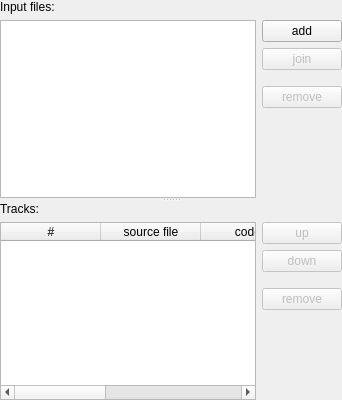
         <widget class="QSplitter" name="trackSplitter">
          <property name="orientation">
           <enum>Qt::Vertical</enum>
          </property>
          <widget class="QWidget" name="layoutWidget11">
           <layout class="QVBoxLayout" name="verticalLayout_3" stretch="0,0">
            <item>
             <widget class="QLabel" name="label_3">
              <property name="text">
               <string>Input files:</string>
              </property>
             </widget>
            </item>
            <item>
             <layout class="QHBoxLayout" name="horizontalLayout">
              <item>
               <widget class="QListWidget" name="inputFilesLV">
                <property name="sizePolicy">
                 <sizepolicy hsizetype="Expanding" vsizetype="MinimumExpanding">
                  <horstretch>0</horstretch>
                  <verstretch>0</verstretch>
                 </sizepolicy>
                </property>
                <property name="minimumSize">
                 <size>
                  <width>0</width>
                  <height>100</height>
                 </size>
                </property>
                <property name="maximumSize">
                 <size>
                  <width>16777215</width>
                  <height>16777215</height>
                 </size>
                </property>
                <property name="acceptDrops">
                 <bool>true</bool>
                </property>
                <property name="selectionBehavior">
                 <enum>QAbstractItemView::SelectRows</enum>
                </property>
               </widget>
              </item>
              <item>
               <layout class="QVBoxLayout" name="verticalLayout">
                <item>
                 <widget class="QPushButton" name="addBtn">
                  <property name="sizePolicy">
                   <sizepolicy hsizetype="Minimum" vsizetype="Fixed">
                    <horstretch>0</horstretch>
                    <verstretch>0</verstretch>
                   </sizepolicy>
                  </property>
                  <property name="text">
                   <string>add</string>
                  </property>
                  <property name="default">
                   <bool>false</bool>
                  </property>
                  <property name="flat">
                   <bool>false</bool>
                  </property>
                 </widget>
                </item>
                <item>
                 <widget class="QPushButton" name="btnAppend">
                  <property name="enabled">
                   <bool>false</bool>
                  </property>
                  <property name="text">
                   <string>join</string>
                  </property>
                 </widget>
                </item>
                <item>
                 <spacer name="verticalSpacer">
                  <property name="orientation">
                   <enum>Qt::Vertical</enum>
                  </property>
                  <property name="sizeType">
                   <enum>QSizePolicy::Fixed</enum>
                  </property>
                  <property name="sizeHint" stdset="0">
                   <size>
                    <width>20</width>
                    <height>10</height>
                   </size>
                  </property>
                 </spacer>
                </item>
                <item>
                 <widget class="QPushButton" name="removeFile">
                  <property name="enabled">
                   <bool>false</bool>
                  </property>
                  <property name="sizePolicy">
                   <sizepolicy hsizetype="Minimum" vsizetype="Fixed">
                    <horstretch>0</horstretch>
                    <verstretch>0</verstretch>
                   </sizepolicy>
                  </property>
                  <property name="text">
                   <string>remove</string>
                  </property>
                 </widget>
                </item>
                <item>
                 <spacer name="verticalSpacer_10">
                  <property name="orientation">
                   <enum>Qt::Vertical</enum>
                  </property>
                  <property name="sizeHint" stdset="0">
                   <size>
                    <width>20</width>
                    <height>40</height>
                   </size>
                  </property>
                 </spacer>
                </item>
               </layout>
              </item>
             </layout>
            </item>
           </layout>
          </widget>
          <widget class="QWidget" name="layoutWidget">
           <layout class="QVBoxLayout" name="verticalLayout_21">
            <item>
             <widget class="QLabel" name="label_2">
              <property name="text">
               <string>Tracks:</string>
              </property>
             </widget>
            </item>
            <item>
             <layout class="QHBoxLayout" name="horizontalLayout_2">
              <property name="sizeConstraint">
               <enum>QLayout::SetMinimumSize</enum>
              </property>
              <item>
               <widget class="QTableWidget" name="trackLV">
                <property name="minimumSize">
                 <size>
                  <width>0</width>
                  <height>100</height>
                 </size>
                </property>
                <property name="maximumSize">
                 <size>
                  <width>16777215</width>
                  <height>1000000</height>
                 </size>
                </property>
                <property name="selectionBehavior">
                 <enum>QAbstractItemView::SelectRows</enum>
                </property>
                <column>
                 <property name="text">
                  <string>#</string>
                 </property>
                </column>
                <column>
                 <property name="text">
                  <string>source file</string>
                 </property>
                </column>
                <column>
                 <property name="text">
                  <string>codec</string>
                 </property>
                </column>
                <column>
                 <property name="text">
                  <string>lang</string>
                 </property>
                </column>
                <column>
                 <property name="text">
                  <string>track info</string>
                 </property>
                </column>
               </widget>
              </item>
              <item>
               <layout class="QVBoxLayout" name="verticalLayout_4">
                <item>
                 <widget class="QPushButton" name="moveupBtn">
                  <property name="enabled">
                   <bool>false</bool>
                  </property>
                  <property name="text">
                   <string>up</string>
                  </property>
                 </widget>
                </item>
                <item>
                 <widget class="QPushButton" name="movedownBtn">
                  <property name="enabled">
                   <bool>false</bool>
                  </property>
                  <property name="text">
                   <string>down</string>
                  </property>
                 </widget>
                </item>
                <item>
                 <spacer name="verticalSpacer_3">
                  <property name="orientation">
                   <enum>Qt::Vertical</enum>
                  </property>
                  <property name="sizeType">
                   <enum>QSizePolicy::Fixed</enum>
                  </property>
                  <property name="sizeHint" stdset="0">
                   <size>
                    <width>20</width>
                    <height>10</height>
                   </size>
                  </property>
                 </spacer>
                </item>
                <item>
                 <widget class="QPushButton" name="removeTrackBtn">
                  <property name="enabled">
                   <bool>false</bool>
                  </property>
                  <property name="text">
                   <string>remove</string>
                  </property>
                 </widget>
                </item>
                <item>
                 <spacer name="verticalSpacer_4">
                  <property name="orientation">
                   <enum>Qt::Vertical</enum>
                  </property>
                  <property name="sizeHint" stdset="0">
                   <size>
                    <width>20</width>
                    <height>40</height>
                   </size>
                  </property>
                 </spacer>
                </item>
               </layout>
              </item>
             </layout>
            </item>
           </layout>
          </widget>
         </widget>
